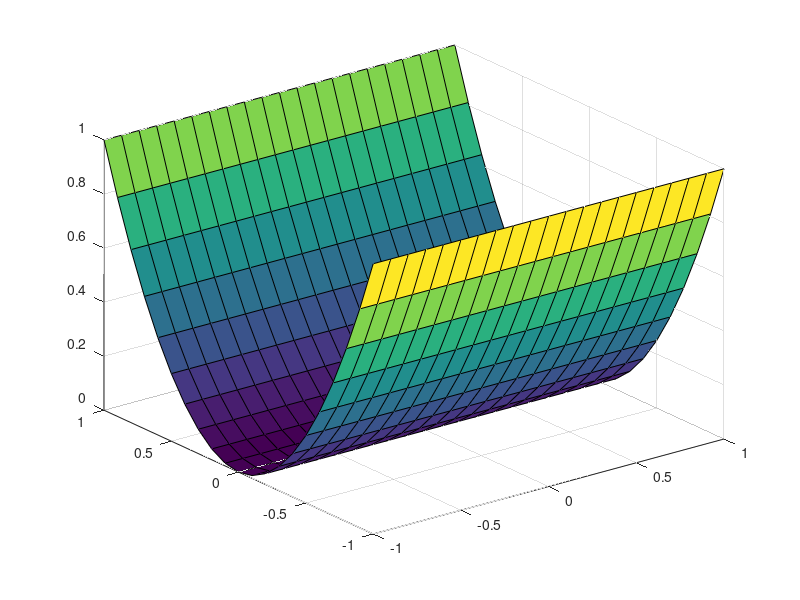

This chart was generated by the following MATLAB code: (Note: this script raises an error after producing the figure.)


% Generate mesh grid
x = -1:0.1:1;y = x;
[X,Y] = meshgrid(x,y);

% Define surface shape using k1 and k2
k1 = 0;
k2 = 2;

% Set Z value of grid
Z = 0.5*(k1*X.^2 + k2*Y.^2);

% Plot shape (colormap indicates simply elavation, i.e., the Z value)
figure;surf(X,Y,Z);

% Compute Mean (H) and Gaussian (K) curvatures
[H, K] = get_curvatures(X,Y,Z);


% Plot figures with colormap representing curvature
figure;surf(X,Y,Z,H);
title("Mean curvature");

figure;surf(X,Y,Z,K);
title("Gaussian curvature");

% Test curvature computation on a sphere. This leads to artefacts.
%[xs, ys, zs] = sphere();
%[Hs, Ks] = get_curvatures(xs, ys, zs);
%figure;surf(xs,ys,zs,Ks);


% Function by Ahmed Elnaggar, https://www.mathworks.com/matlabcentral/fileexchange/5229-gaussian-curvature
function [H, K] = get_curvatures(X,Y,Z)
[Xu,Xv] = gradient(X); [Yu,Yv] = gradient(Y); [Zu,Zv] = gradient(Z);
% Second Derivatives
[Xuu,Xuv] = gradient(Xu); [Yuu,Yuv] = gradient(Yu); [Zuu,Zuv] = gradient(Zu);
[Xuv,Xvv] = gradient(Xv); [Yuv,Yvv] = gradient(Yv); [Zuv,Zvv] = gradient(Zv);
% Initialize Gaussian and mean curvature
K = zeros(size(Z));
H = zeros(size(Z));
% Calculate both Gaussian and mean curvature
for i=1:size(Z,1)
    for j=1:size(Z,2)
        % assign vector values that we are going to work on
        r_u = [Xu(i,j) Yu(i,j) Zu(i,j)];
        r_v = [Xv(i,j) Yv(i,j) Zv(i,j)];
        r_uu = [Xuu(i,j) Yuu(i,j) Zuu(i,j)];
        r_uv = [Xuv(i,j) Yuv(i,j) Zuv(i,j)];
        r_vv = [Xvv(i,j) Yvv(i,j) Zvv(i,j)];
        % First fundamental Coeffecients of the surface (E,F,G)
        E = dot(r_u, r_u);
        F = dot(r_u, r_v);
        G = dot(r_v, r_v);
        % Calculate the unite normal vector (the perpendicular vector for
        % both of these vectors)
        m = cross(r_u,r_v,2);
        n = m./sqrt(dot(m,m,2));
        % Second fundamental Coeffecients of the surface (L,M,N)
        L = dot(r_uu,n);
        M = dot(r_uv,n);
        N = dot(r_vv,n);
        % Gaussian Curvature
        K(i,j) = (L.*N - M.^2)./(E.*G - F.^2);
        % Mean Curvature
        H(i,j) = (E.*N + G.*L - 2.*F.*M)./(2*(E.*G - F.^2));
    end
end
end
